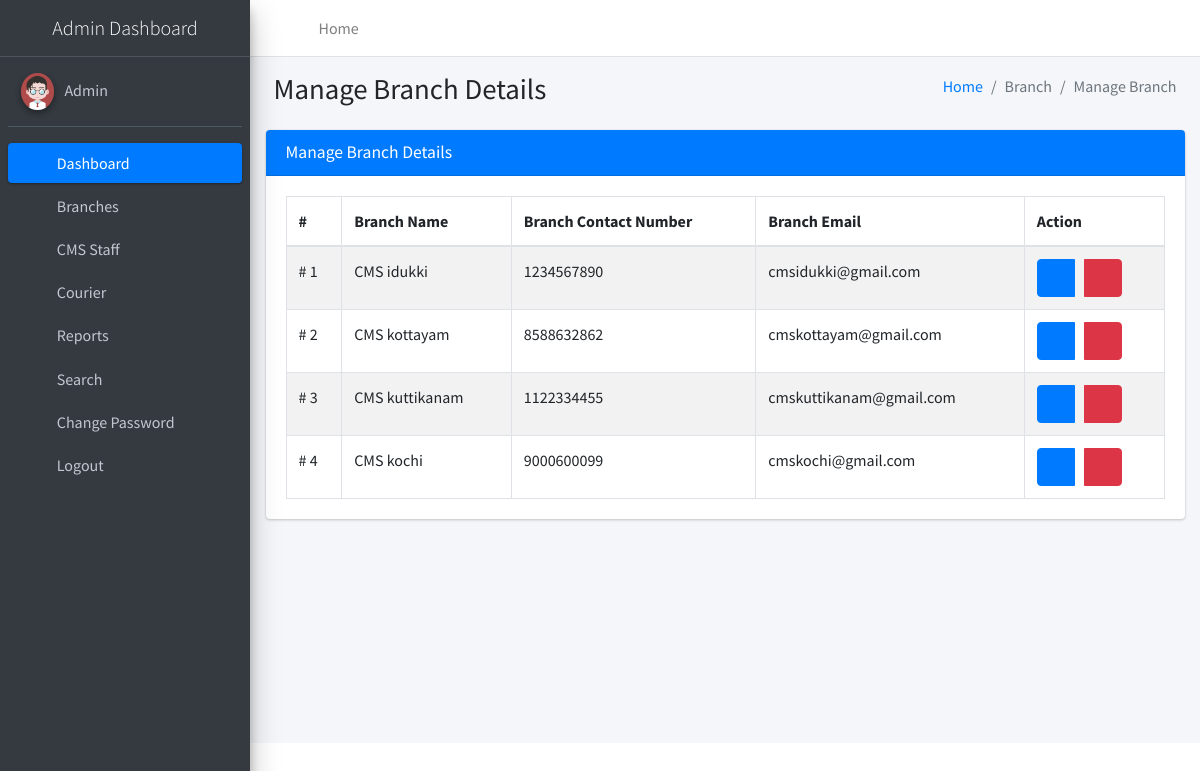
/manageBranch (signed in), run on the app's committed database.
### courier/models.py (models this page shows, shortened)
class Branch(models.Model):
    BranchName = models.CharField(max_length=250, null=True)
    BranchContactnumber = models.CharField(max_length=12, null=True)
    BranchEmail = models.CharField(max_length=50, null=True)
    BranchAddress = models.CharField(max_length=200, null=True)
    BranchCity = models.CharField(max_length=150, null=True)
    BranchState = models.CharField(max_length=150, null=True)
    BranchPincode = models.CharField(max_length=6, null=True)
    BranchCountry = models.CharField(max_length=200, null=True)

### courier/views.py (the view)
# urls.py: path('manageBranch', manageBranch, name='manageBranch'),
def manageBranch(request):
    if not request.user.is_authenticated:
        return redirect('admin_login')
    branch = Branch.objects.all()
    return render(request, 'admin/manageBranch.html', locals())

### courier/templates/admin/manageBranch.html
{% extends 'adminNavbar.html' %}
{% block main %}
{% load static %}
<section class="content">
    <div class="content-header">
        <div class="container-fluid">
            <div class="row mb-2">
                <div class="col-sm-6">
                    <h1 class="m-0">Manage Branch Details</h1>
                </div>
                <div class="col-sm-6">
                    <ol class="breadcrumb float-sm-right">
                        <li class="breadcrumb-item"><a href="{% url 'dashboard' %}">Home</a></li>
                        <li class="breadcrumb-item active">Branch</li>
                        <li class="breadcrumb-item active">Manage Branch</li>
                    </ol>
                </div>
            </div>
        </div>
    </div>
    <div class="container-fluid">
        <div class="row">
            <div class="col-md-12">
                <div class="card card-primary">
                    <div class="card-header">
                        <h3 class="card-title">Manage Branch Details</h3>
                    </div>
                    <div class="card-body">
						<table id="example1" class="table table-bordered table-striped">
							<thead>
								<tr>
									<th>#</th>
									<th>Branch Name</th>
                                    <th>Branch Contact Number</th>
                                    <th>Branch Email</th>
									<th>Action</th>
								</tr>
							</thead>
							<tbody>
                                {% for i in branch %}
								<tr>
									<td># {{forloop.counter}}</td>
									<td>{{i.BranchName}}</td>
                                    <td>{{i.BranchContactnumber}}</td>
                                    <td>{{i.BranchEmail}}</td>
									<td>
										<div class="btn-group">
											<a class="btn btn-primary"
												href="{% url 'editBranch' i.id %}"><i
												class="fa fa-edit"></i></a> &nbsp;&nbsp;&nbsp; <a class="btn btn-danger"
												onclick="return confirm('Are you sure to Delete ?')"
												href="{% url 'deleteBranch' i.id %}"><i
												class="fa fa-trash-alt"></i></a>
										</div>
									</td>
								</tr>
								{% endfor %}
							</tbody>
						</table>
					</div>
                </div>
            </div>
        </div>
    </div>
</section>
{% endblock %}

### data on the page
Branch: BranchName "CMS idukki", BranchContactnumber "1234567890", BranchEmail "cmsidukki@gmail.com"
Branch: BranchName "CMS kottayam", BranchContactnumber "8588632862", BranchEmail "cmskottayam@gmail.com"
Branch: BranchName "CMS kuttikanam", BranchContactnumber "1122334455", BranchEmail "cmskuttikanam@gmail.com"
Branch: BranchName "CMS kochi", BranchContactnumber "9000600099", BranchEmail "cmskochi@gmail.com"
